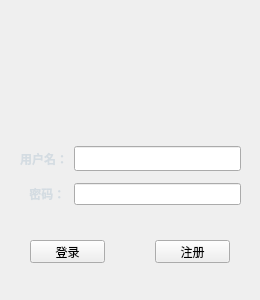
<?xml version="1.0" encoding="UTF-8"?>
<ui version="4.0">
 <class>userLoginWindow</class>
 <widget class="QWidget" name="userLoginWindow">
  <property name="enabled">
   <bool>true</bool>
  </property>
  <property name="geometry">
   <rect>
    <x>0</x>
    <y>0</y>
    <width>260</width>
    <height>300</height>
   </rect>
  </property>
  <property name="minimumSize">
   <size>
    <width>260</width>
    <height>300</height>
   </size>
  </property>
  <property name="maximumSize">
   <size>
    <width>260</width>
    <height>300</height>
   </size>
  </property>
  <property name="windowTitle">
   <string>user</string>
  </property>
  <property name="windowIcon">
   <iconset>
    <normalon>:/img_asset/icon_asset/2x_save-page.png</normalon>
   </iconset>
  </property>
  <widget class="QStackedWidget" name="stackedWidget">
   <property name="geometry">
    <rect>
     <x>0</x>
     <y>0</y>
     <width>260</width>
     <height>300</height>
    </rect>
   </property>
   <property name="currentIndex">
    <number>0</number>
   </property>
   <widget class="QWidget" name="log">
    <widget class="QPushButton" name="loginButton">
     <property name="geometry">
      <rect>
       <x>30</x>
       <y>240</y>
       <width>75</width>
       <height>23</height>
      </rect>
     </property>
     <property name="font">
      <font>
       <family>微软雅黑</family>
      </font>
     </property>
     <property name="text">
      <string>登录</string>
     </property>
    </widget>
    <widget class="QPushButton" name="registerButton">
     <property name="geometry">
      <rect>
       <x>155</x>
       <y>240</y>
       <width>75</width>
       <height>23</height>
      </rect>
     </property>
     <property name="font">
      <font>
       <family>微软雅黑</family>
      </font>
     </property>
     <property name="text">
      <string>注册</string>
     </property>
    </widget>
    <widget class="QLabel" name="loginBackGround">
     <property name="geometry">
      <rect>
       <x>0</x>
       <y>0</y>
       <width>261</width>
       <height>301</height>
      </rect>
     </property>
     <property name="styleSheet">
      <string notr="true">border-image: url(:/img_asset/icon_asset/TIM截图20190706102442.jpg);</string>
     </property>
     <property name="text">
      <string/>
     </property>
    </widget>
    <widget class="QPushButton" name="pushButton">
     <property name="geometry">
      <rect>
       <x>90</x>
       <y>50</y>
       <width>80</width>
       <height>80</height>
      </rect>
     </property>
     <property name="styleSheet">
      <string notr="true">border-image: url(:/img_asset/icon_asset/2x_user-round.png);</string>
     </property>
     <property name="text">
      <string/>
     </property>
     <property name="flat">
      <bool>true</bool>
     </property>
    </widget>
    <widget class="QWidget" name="widget_9" native="true">
     <property name="geometry">
      <rect>
       <x>20</x>
       <y>140</y>
       <width>221</width>
       <height>71</height>
      </rect>
     </property>
     <layout class="QGridLayout" name="gridLayout">
      <item row="0" column="0">
       <widget class="QLabel" name="label">
        <property name="font">
         <font>
          <family>微软雅黑</family>
          <weight>75</weight>
          <bold>true</bold>
         </font>
        </property>
        <property name="styleSheet">
         <string notr="true">
color: rgb(212, 220, 226);</string>
        </property>
        <property name="text">
         <string>用户名：</string>
        </property>
        <property name="textFormat">
         <enum>Qt::AutoText</enum>
        </property>
       </widget>
      </item>
      <item row="0" column="1">
       <widget class="QLineEdit" name="username">
        <property name="font">
         <font>
          <family>微软雅黑</family>
         </font>
        </property>
       </widget>
      </item>
      <item row="1" column="0">
       <widget class="QLabel" name="label_2">
        <property name="font">
         <font>
          <family>微软雅黑</family>
          <weight>75</weight>
          <bold>true</bold>
         </font>
        </property>
        <property name="styleSheet">
         <string notr="true">
color: rgb(212, 220, 226);</string>
        </property>
        <property name="text">
         <string>   密码：</string>
        </property>
       </widget>
      </item>
      <item row="1" column="1">
       <widget class="QLineEdit" name="userPassword"/>
      </item>
     </layout>
    </widget>
    <zorder>loginBackGround</zorder>
    <zorder>loginButton</zorder>
    <zorder>registerButton</zorder>
    <zorder>pushButton</zorder>
    <zorder>widget_9</zorder>
   </widget>
   <widget class="QWidget" name="reg">
    <widget class="QWidget" name="widget_8" native="true">
     <property name="geometry">
      <rect>
       <x>40</x>
       <y>220</y>
       <width>174</width>
       <height>61</height>
      </rect>
     </property>
     <layout class="QHBoxLayout" name="horizontalLayout_7">
      <item>
       <widget class="QPushButton" name="reg_button">
        <property name="enabled">
         <bool>true</bool>
        </property>
        <property name="sizePolicy">
         <sizepolicy hsizetype="Minimum" vsizetype="Fixed">
          <horstretch>0</horstretch>
          <verstretch>0</verstretch>
         </sizepolicy>
        </property>
        <property name="font">
         <font>
          <family>微软雅黑</family>
          <pointsize>9</pointsize>
         </font>
        </property>
        <property name="text">
         <string>确认</string>
        </property>
       </widget>
      </item>
      <item>
       <widget class="QPushButton" name="return_button">
        <property name="font">
         <font>
          <family>微软雅黑</family>
          <pointsize>9</pointsize>
         </font>
        </property>
        <property name="text">
         <string>返回</string>
        </property>
       </widget>
      </item>
     </layout>
    </widget>
    <widget class="QLabel" name="regBackGround">
     <property name="geometry">
      <rect>
       <x>0</x>
       <y>0</y>
       <width>261</width>
       <height>301</height>
      </rect>
     </property>
     <property name="styleSheet">
      <string notr="true">border-image: url(:/img_asset/icon_asset/TIM截图20190706102442.jpg);</string>
     </property>
     <property name="text">
      <string/>
     </property>
    </widget>
    <widget class="QWidget" name="widget" native="true">
     <property name="geometry">
      <rect>
       <x>10</x>
       <y>60</y>
       <width>241</width>
       <height>127</height>
      </rect>
     </property>
     <layout class="QGridLayout" name="gridLayout_2">
      <item row="2" column="0" colspan="2">
       <widget class="QLabel" name="label_5">
        <property name="font">
         <font>
          <family>微软雅黑</family>
          <pointsize>9</pointsize>
          <weight>75</weight>
          <italic>false</italic>
          <bold>true</bold>
         </font>
        </property>
        <property name="styleSheet">
         <string notr="true">
color: rgb(212, 220, 226);</string>
        </property>
        <property name="text">
         <string>确认密码</string>
        </property>
       </widget>
      </item>
      <item row="1" column="2">
       <widget class="QLineEdit" name="userPassword_reg"/>
      </item>
      <item row="2" column="2">
       <widget class="QLineEdit" name="userPassword_reg_2"/>
      </item>
      <item row="3" column="0">
       <widget class="QLabel" name="label_6">
        <property name="font">
         <font>
          <family>微软雅黑</family>
          <pointsize>9</pointsize>
          <weight>75</weight>
          <bold>true</bold>
         </font>
        </property>
        <property name="styleSheet">
         <string notr="true">
color: rgb(212, 220, 226);</string>
        </property>
        <property name="text">
         <string>注册邮箱</string>
        </property>
       </widget>
      </item>
      <item row="1" column="0">
       <widget class="QLabel" name="label_4">
        <property name="font">
         <font>
          <family>微软雅黑</family>
          <pointsize>9</pointsize>
          <weight>75</weight>
          <bold>true</bold>
         </font>
        </property>
        <property name="styleSheet">
         <string notr="true">
color: rgb(212, 220, 226);</string>
        </property>
        <property name="text">
         <string>      密码</string>
        </property>
       </widget>
      </item>
      <item row="0" column="2">
       <widget class="QLineEdit" name="userID_reg"/>
      </item>
      <item row="0" column="0">
       <widget class="QLabel" name="userID">
        <property name="font">
         <font>
          <family>微软雅黑</family>
          <pointsize>9</pointsize>
          <weight>75</weight>
          <bold>true</bold>
          <underline>false</underline>
         </font>
        </property>
        <property name="styleSheet">
         <string notr="true">
color: rgb(212, 220, 226);</string>
        </property>
        <property name="text">
         <string>   用户名</string>
        </property>
       </widget>
      </item>
      <item row="3" column="2">
       <widget class="QLineEdit" name="userMail"/>
      </item>
     </layout>
    </widget>
    <zorder>regBackGround</zorder>
    <zorder>widget_8</zorder>
    <zorder>widget</zorder>
   </widget>
  </widget>
 </widget>
 <resources/>
 <connections/>
</ui>
